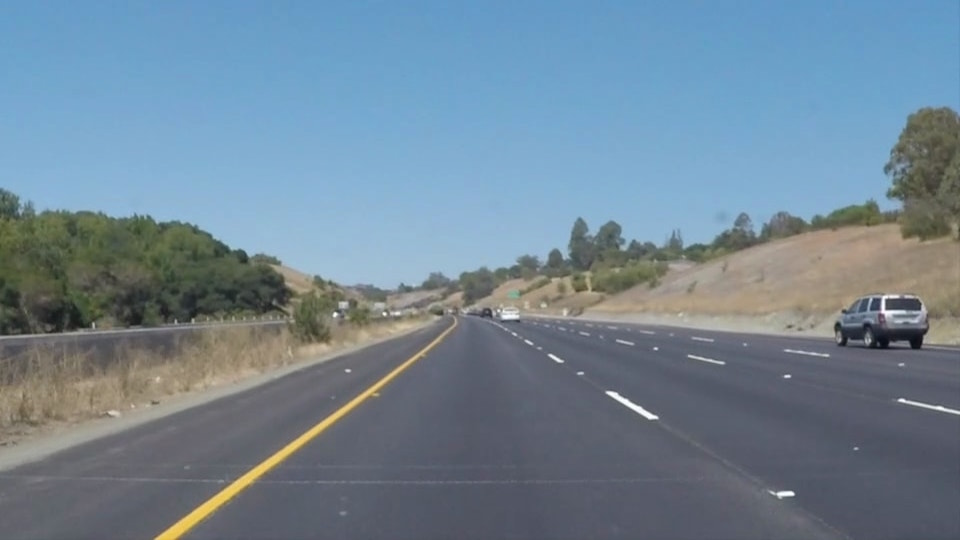
#> input picture solidYellowCurve.jpg, 960 x 540 px
$ jupyter execute Transformation1.ipynb   (shell and % lines are left out)
#> lines starting #> are read from the running program, lines starting #| are printed output that depends on the picture; after the words box and inside, x2 and y2 are one past the last pixel; in counts of white or black regions, pixels touching at a corner belong together
#> further down, image_in is the input picture: shape (540, 960, 3); mean R, G, B 113, 133.4, 149
[cell 1]
import matplotlib.pyplot as plt
import matplotlib.image as mpimg
import numpy as np
import cv2

def filter_colors(image):
    """
    Filter the image to include only yellow and white pixels
    """
    # Filter white pixels
    white_threshold = 180
    lower_white = np.array([white_threshold, white_threshold, white_threshold])
    upper_white = np.array([255, 255, 255])
    white_mask = cv2.inRange(image, lower_white, upper_white)
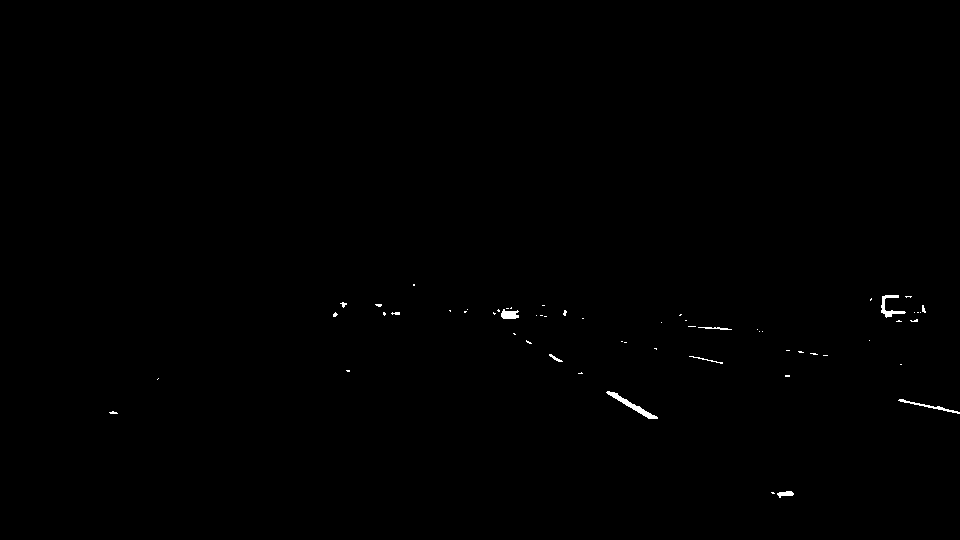
#> white_mask: shape (540, 960); 0.25% white; 59 white regions (48 under 20 px), largest, box (x1, y1, x2, y2) and area: (606, 391, 658, 419) 277, (881, 295, 906, 318) 188, (898, 399, 960, 414) 150
    white_image = cv2.bitwise_and(image, image, mask=white_mask)

    # Filter yellow pixels
    hsv = cv2.cvtColor(image, cv2.COLOR_BGR2HSV)
#> hsv: shape (540, 960, 3); mean H, S, V 35.7, 67.7, 154.4
    lower_yellow = np.array([90,100,100])
    upper_yellow = np.array([110,255,255])
    yellow_mask = cv2.inRange(hsv, lower_yellow, upper_yellow)
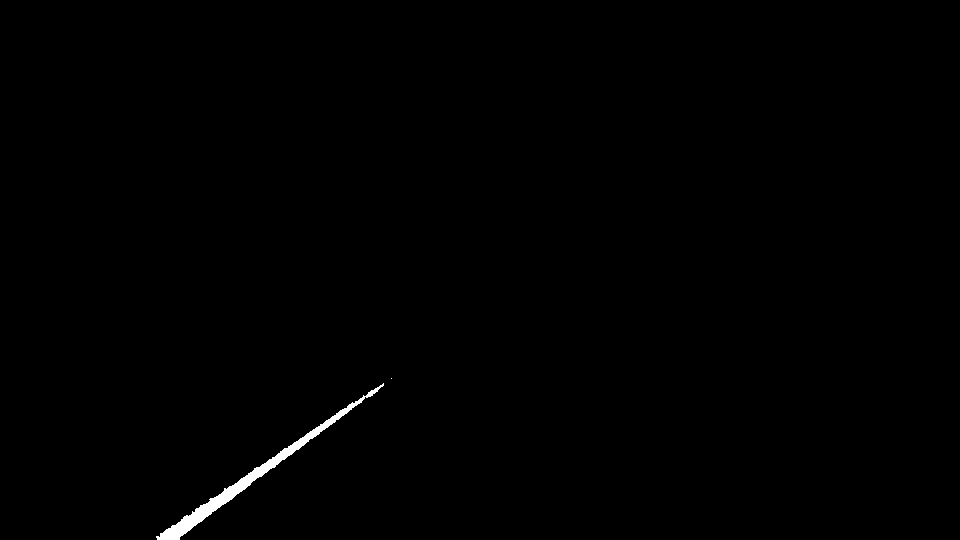
#> yellow_mask: shape (540, 960); 0.46% white; 2 white regions (1 under 20 px), largest, box (x1, y1, x2, y2) and area: (156, 383, 384, 540) 2366
    yellow_image = cv2.bitwise_and(image, image, mask=yellow_mask)

    # Combine the two above images
    image2 = cv2.addWeighted(white_image, 1., yellow_image, 1., 0.)
    return image2

image_in = mpimg.imread('solidYellowCurve.jpg')
# Only keep white and yellow pixels in the image, all other pixels become black
image = filter_colors(image_in)
plt.imshow(image)
plt.axis('off')
transformation = plt.imshow
plt.savefig('Transformation1.jpg',bbox_inches='tight',transparent=True, pad_inches=0)
